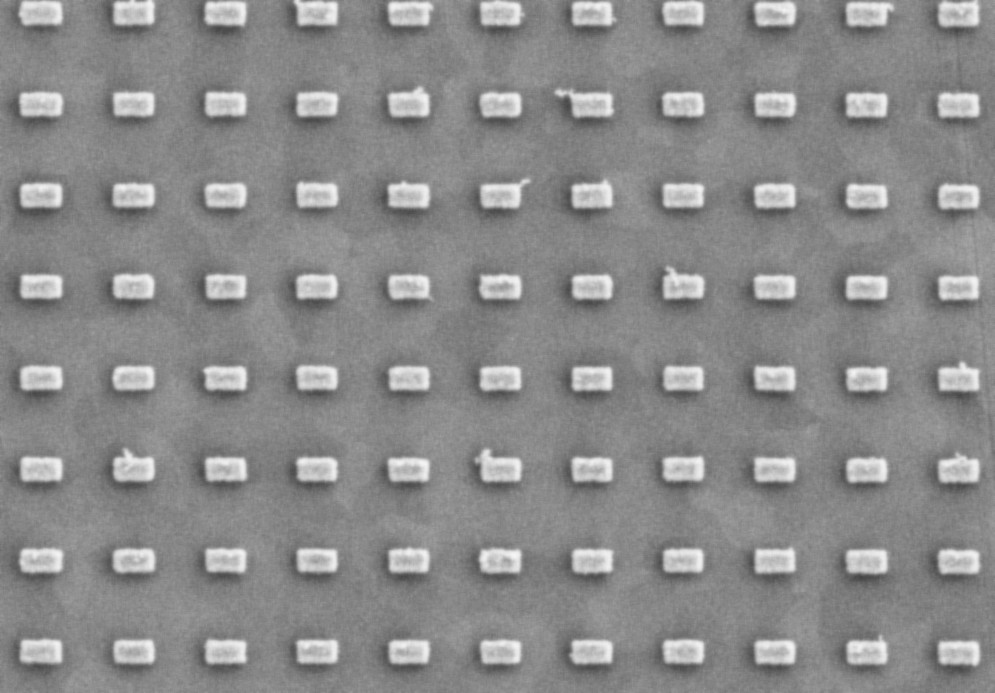
#> input picture 05_feld150_03_crop_sm2.jpg, 995 x 693 px
$ python rad_of_curv_kiszedi_contourt_mindenre_egyenestilleszt_05_feld150_03_crop_sm2.py
#> lines starting #> are read from the running program, lines starting #| are printed output that depends on the picture
# -*- coding: utf-8 -*-
"""
Created on Sat Nov 12 19:52:28 2016

@author: Judit
"""
import matplotlib.image as mpimg
import numpy as np
import matplotlib.pyplot as plt

from skimage.draw import ellipse
from skimage.measure import find_contours, approximate_polygon, subdivide_polygon
from skimage import measure
from skimage import feature
from skimage.feature import corner_harris, corner_subpix, corner_peaks

# Construct some test data
#x, y = np.ogrid[-np.pi:np.pi:100j, -np.pi:np.pi:100j]
#r = np.sin(np.exp((np.sin(x)**3 + np.cos(y)**2)))
img=mpimg.imread('05_feld150_03_crop_sm2.jpg')
#> img is the input picture: shape (693, 995); min 68, max 246, mean 138.8

#img=mpimg.imread('02_feld120_04mod_csakteglalap_smooth.jpg')

# print np.shape(img);
edges2 = feature.canny(img, sigma=2)
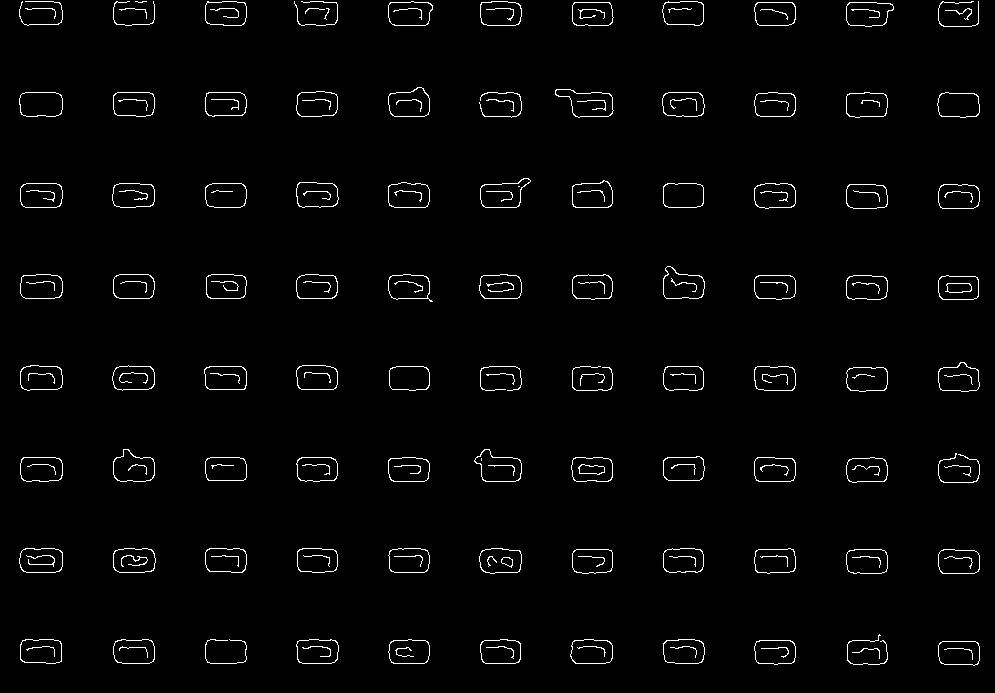
#> edges2: shape (693, 995) bool; 2.1% white in thin lines or dots

x0=np.linspace(0,np.shape(img)[1]-1,np.shape(img)[1])
#> x0 = 995 values from 0 to 994
plt.plot(x0,img[650,:])
plt.xlim(0,200)
plt.ylim(60,240)
plt.show()
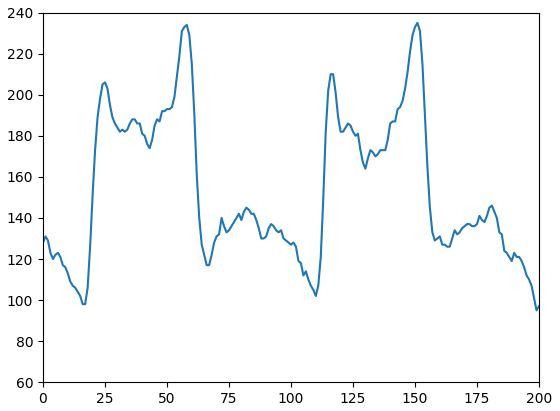
#> figure drawn by matplotlib, 1 panel; curve peaks at x = 425, y = 237

# Find contours at a constant value of 0.8
contours = measure.find_contours(img, 160, fully_connected='high')
#> contours = 117 point arrays, longest 187 points
contours2 = measure.find_contours(img, 160, fully_connected='high')
#> contours2 = 117 point arrays, longest 187 points

# Display the image and plot all contours found
fig, (ax1) = plt.subplots(nrows=1, ncols=1, figsize=(7,14))
ax1.imshow(img, interpolation='nearest', cmap=plt.cm.gray)
for n, contour in enumerate(contours):
    if np.shape(contour)[0]>100 and (np.max(contour[:, 1])-np.min(contour[:, 1]))<45 and (np.max(contour[:, 0])-np.min(contour[:, 0]))<27:
        ax1.plot(contour[:, 1], contour[:, 0], '-r',linewidth=3)
#> this loop made 117 passes
#> contour on passes 2, 4: [[0, 30], [0, 31], [0.103, 32], [0, 32.75]], [[0, 50.5], [0.0323, 51], [0.0312, 52], [0, 53]]
ax1.axis('image')
plt.title('ez')
ax1.set_xticks([])
ax1.set_yticks([])
plt.show()
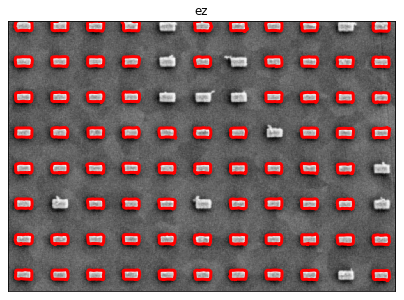
#> figure drawn by matplotlib, 1 panel

vy=np.array([[22, 30],[0,3],[7,20],[7,20]])
vx=np.array([[8, 37],[8,37],[0,5],[40,45]])
z=np.zeros((4,2))
zv=np.zeros((2,2))
xbase=np.linspace(0,160,160)
ybase=np.linspace(0,120,120)
yf=np.zeros((160,4))
xf=np.zeros((120,2))
plt.show()
mets=np.zeros((4,2))
erint=np.zeros((8,4))
suly=6
lengsz=np.zeros((1))

pixelnm=200/54.0

szamres=0
#fig=plt.figure(figsize=(9, 4))
for n, contour in enumerate(contours):
    if np.shape(contour)[0]>100 and (np.max(contour[:, 1])-np.min(contour[:, 1]))<45 and (np.max(contour[:, 0])-np.min(contour[:, 0]))<27:
        new_s = contour.copy()
        new_s[:,0]=new_s[:,0]-np.min(new_s[:,0])
        new_s[:,1]=new_s[:,1]-np.min(new_s[:,1])
        ax1.plot(contour[:, 1], contour[:, 0], '-r',linewidth=3)
        plt.plot(new_s[:, 1], new_s[:, 0],'-r',linewidth=3)
#plt.show()
        for k in range(2): #meroleges vonalak
            szaml=0
            for i in range(np.shape(new_s)[0]):
                if vy[k,0]<new_s[i,0]<vy[k,1] and vx[k,0]<new_s[i,1]<vx[k,1] and szaml==0:
                    x=new_s[i,1]
                    y=new_s[i,0]
                    szaml=szaml+1
                if  vy[k,0]<new_s[i,0]<vy[k,1] and vx[k,0]<new_s[i,1]<vx[k,1]:
                    x=np.append(x,new_s[i,1])
                    y=np.append(y,new_s[i,0])
            z[k] = np.polyfit(x, y, 1)
            yf[:,k]=z[k,1]+z[k,0]*xbase
        for k in range(2,4): #fuggoleges vonalak
            szaml=0
            for i in range(np.shape(new_s)[0]):
                if vy[k,0]<new_s[i,0]<vy[k,1] and vx[k,0]<new_s[i,1]<vx[k,1] and szaml==0:
                    y=new_s[i,1]
                    x=new_s[i,0]
                    szaml=szaml+1
                if  vy[k,0]<new_s[i,0]<vy[k,1] and vx[k,0]<new_s[i,1]<vx[k,1]:
                    y=np.append(y,new_s[i,1])
                    x=np.append(x,new_s[i,0])
            zv[k-2] = np.polyfit(x, y, 1) ##y-x-ben jobban fitteli a függőleges vonalakat ======================================
            z[k]=np.array([np.divide(1,zv[k-2,0]),-1*zv[k-2,1]*np.divide(1,zv[k-2,0])]) ##visszateres x-y KR-be======================================
            xf[:,k-2]=zv[k-2,1]+zv[k-2,0]*ybase
            yf[:,k]=z[k,1]+z[k,0]*xbase
        plt.ylim(0,30)
        plt.xlim(0,50)
        for i in range(2):
            plt.plot(xbase,yf[:,i],'-b',linewidth=2)
        for i in range(2,4):
            plt.plot(xbase,yf[:,i],'-b',linewidth=2)
        for i in range(2):
            plt.plot(xf[:,i],ybase,'-b',linewidth=2)
        szaml=0
        for i in range(2): ##egyenes metszetek szamolasa ======================================7
            for j in range(2,4):
                mets[szaml,0]=np.divide((z[j,1]-z[i,1]),(z[i,0]-z[j,0]))
                mets[szaml,1]=z[i,1]+z[i,0]*mets[szaml,0]
                szaml=szaml+1
        lengsz[0]=0.5*pixelnm*(np.sqrt((mets[1,0]-mets[0,0])**2+(mets[1,1]-mets[0,1])**2)+np.sqrt((mets[3,0]-mets[2,0])**2+(mets[3,1]-mets[2,1])**2))
        for k in range(2): ##erintesi pontok szamolasa ======================================7
            szaml=0
            for i in range(np.shape(new_s)[0]):
                if vy[k,0]<new_s[i,0]<vy[k,1] and szaml==0:
                    x=new_s[i,1]
                    y=new_s[i,0]
                    szaml=szaml+1
                if  vy[k,0]<new_s[i,0]<vy[k,1]:
                    x=np.append(x,new_s[i,1])
                    y=np.append(y,new_s[i,0])
                    szaml=szaml+1
                plt.plot(x,y,'xy',markersize=5)
                figmer1 = np.sqrt((mets[2*k,0]-x)**2+(mets[2*k,1]-y)**2)+suly*np.sqrt((y-(z[k,1]+z[k,0]*x))**2)
                figmer2 = np.sqrt((mets[2*k+1,0]-x)**2+(mets[2*k+1,1]-y)**2)+suly*np.sqrt((y-(z[k,1]+z[k,0]*x))**2)
            erint[k*2]=np.array([szamres,x[np.argmin(figmer1)],y[np.argmin(figmer1)],pixelnm*np.sqrt((mets[2*k,0]-x[np.argmin(figmer1)])**2+(mets[2*k,1]-y[np.argmin(figmer1)])**2)])
            erint[2*k+1]=np.array([szamres,x[np.argmin(figmer2)],y[np.argmin(figmer2)],pixelnm*np.sqrt((mets[2*k+1,0]-x[np.argmin(figmer2)])**2+(mets[2*k+1,1]-y[np.argmin(figmer2)])**2)])
            #print erint
        for k in range(2):
            l=k+2
            szaml=0
            for i in range(np.shape(new_s)[0]):
                if vx[l,0]<new_s[i,1]<vx[l,1] and szaml==0:
                    x=new_s[i,1]
                    y=new_s[i,0]
                    szaml=szaml+1
                if  vx[l,0]<new_s[i,1]<vx[l,1]:
                    x=np.append(x,new_s[i,1])
                    y=np.append(y,new_s[i,0])
                    szaml=szaml+1
                #plt.plot(x,y,'.')
                figmer1 = np.sqrt((mets[k,0]-x)**2+(mets[k,1]-y)**2)+suly*np.sqrt((x-(zv[k,1]+zv[k,0]*y))**2)
                figmer2 = np.sqrt((mets[k+2,0]-x)**2+(mets[k+2,1]-y)**2)+suly*np.sqrt((x-(zv[k,1]+zv[k,0]*y))**2)
            erint[4+k*2]=np.array([szamres,x[np.argmin(figmer1)],y[np.argmin(figmer1)],pixelnm*np.sqrt((mets[k,0]-x[np.argmin(figmer1)])**2+(mets[k,1]-y[np.argmin(figmer1)])**2)])
            erint[2*k+5]=np.array([szamres,x[np.argmin(figmer2)],y[np.argmin(figmer2)],pixelnm*np.sqrt((mets[k+2,0]-x[np.argmin(figmer2)])**2+(mets[k+2,1]-y[np.argmin(figmer2)])**2)])
            #print erint
        plt.plot(mets[:,0],mets[:,1],'xg', markersize=20, mew=2)
        plt.plot(erint[:,1],erint[:,2],'xk', label=str(erint[0,0]), markersize=20,mew=2)
        plt.legend(numpoints=1)
        plt.show()
#        print mets
#        print erint
#        print szamres
        if szamres==0:
            res=erint
            lengszres=lengsz
        else:
            res=np.append(res,erint,axis=0)
            lengszres=np.append(lengszres,lengsz,axis=0)
        szamres=szamres+1
#> this loop made 117 passes
#> lengszres on passes 1, 5, 7, 8, 11, 12, 13, 14: [154.4], [150.9, 150.9], [150.9, 150.9, 154.3], [150.9, 150.9, 154.3, 150.2], [150.9, 150.9, 154.3, 150.2, 154.7], [150.9, 150.9, 154.3, 150.2, 154.7, 150.9], [150.9, 150.9, 154.3, 150.2, 154.7, 150.9, 153.4], [150.9, 150.9, 154.3, 150.2, 154.7, 150.9, 153.4, 150.6]
#> pass 1, `plt.show()`:
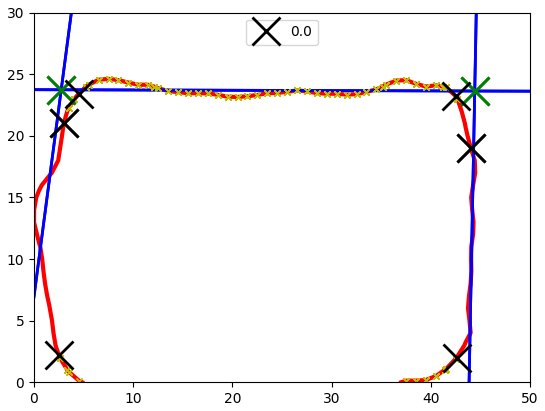
#> figure drawn by matplotlib, 1 panel; curve peaks at x = 0, y = 23.74; curve peaks at x = 0, y = 23.74
#> after the loop, erint = [[74, 2.4, 22.29, 3.35], [74, 39.14, 24.72, 12.51], [74, 3.14, 0.994, 12.94], [74, 38.14, 0.473, 12.63], [74, 1.71, 21.29, 4.47], [74, 0.0665, 5.29, 16.38], [74, 42.06, 19.29, 20.77], [74, 41.38, 4.29, 14.69]]; lengsz = [153.6]; mets = [[1.52, 22.48], [42.51, 24.88], [-0.354, 0.884], [41.54, 0.323]]; szamres = 75; x = 28 values, max 42.42 at index 16, min 40.14 at index 0, mean 41.51; xf = 120 pairs, first value -0.431 to 9.97, second value 41.53 to 46.27; y = 28 values from 1.86 to 23.64; yf = 160 rows, first 6: [22.39, 0.879, 4.97, -1052.3], [22.45, 0.865, 16.59, -1026.8], [22.51, 0.852, 28.2, -1001.3], [22.57, 0.838, 39.81, -975.8], [22.62, 0.825, 51.43, -950.3], [22.68, 0.811, 63.04, -924.8]; z = [[0.0585, 22.39], [-0.0134, 0.879], [11.54, 4.97], [25.34, -1052.3]]; zv = [[0.0867, -0.431], [0.0395, 41.53]]

# print res
# print lengszres
#np.savetxt('length_atlag_54',lengszres)

"""
szaml=0
for n, contour in enumerate(contours):
    if np.shape(contour)[0]>300:
        szaml=szaml+1
        new_s = contour.copy()
        new_s[:,0]=new_s[:,0]-np.min(new_s[:,0])
        new_s[:,1]=new_s[:,1]-np.min(new_s[:,1])
        szaml2=0
        for m, contour2 in enumerate(contours2):
            if np.shape(contour2)[0]>300:
                szaml2=szaml2+1
                if szaml2==szaml:
                    new_s2 = contour2.copy()
                    new_s2[:,0]=new_s2[:,0]-np.min(new_s2[:,0])
                    new_s2[:,1]=new_s2[:,1]-np.min(new_s2[:,1])
                    plt.plot(new_s2[:, 1], new_s2[:, 0],'.r')
                    plt.plot(new_s[:, 1], new_s[:, 0],'.b')
                    plt.title(str(szaml)+'_'+str(szaml2))
                    appr_s = approximate_polygon(new_s, tolerance=0.8)
                    appr_s2 = approximate_polygon(new_s2, tolerance=0.8)
                    for i in range(30):
                        print appr_s[i], appr_s2[i]
                    plt.show()
#"""
